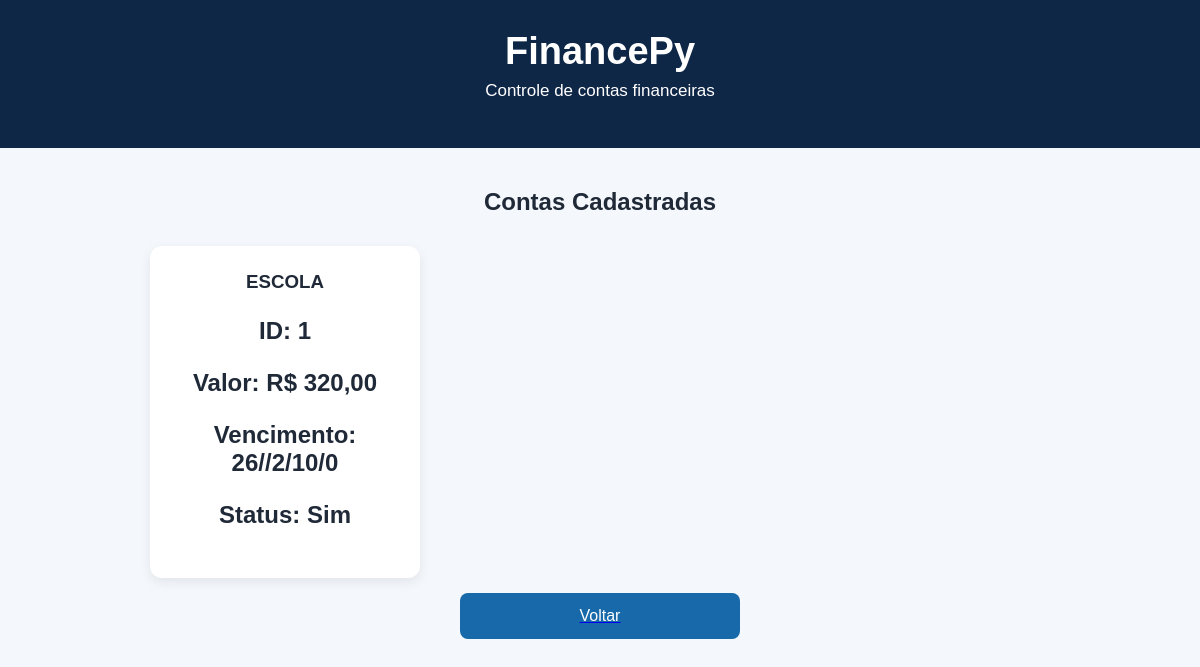
The page /listar on the database as committed earlier.
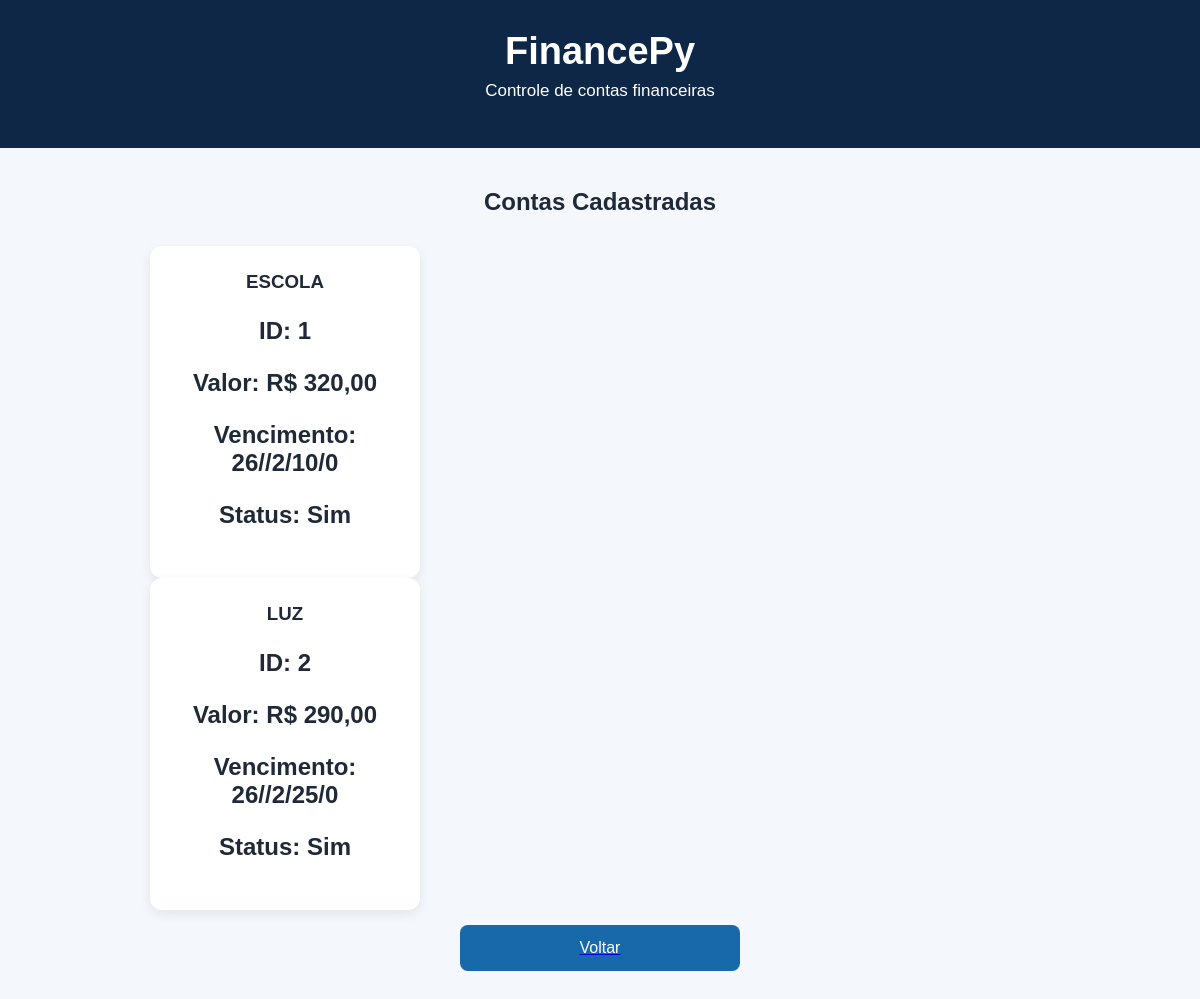
The same page on the database as committed later.
### tables this page shows
CREATE TABLE contas(
    id INTEGER PRIMARY KEY AUTOINCREMENT,
    nome TEXT NOT NULL,
    valor REAL NOT NULL,
    vencimento TEXT NOT NULL,
    paga TEXT NOT NULL
);

### app.py (the view)
@app.route("/listar")
def listar():
    conexao = sqlite3.connect("financepy.db")
    cursor = conexao.cursor()
    cursor.execute("""
        SELECT id, nome, valor, vencimento, paga
        FROM contas
        ORDER BY id
    """)
    contas = cursor.fetchall()
    conexao.close()
    return render_template("listar.html", contas=contas)

### templates/listar.html (shortened to what this page needs)
<!DOCTYPE html>
<html lang="pt-BR">
<head>
    <link rel="stylesheet" href="{{ url_for('static', filename='style.css') }}">
</head>
<body>
    <header>
        <h1>FinancePy</h1>
        <p>Controle de contas financeiras</p>
    </header>
    <main>
        <section class="dashboard">
            <h2>Contas Cadastradas</h2>
            <div class="lista-contas">
    {% for conta in contas %}
        <div class="card">
            <h3>{{ conta[1] }}</h3>
            <p><strong>ID:</strong> {{ conta[0] }}</p>
            <p><strong>Valor:</strong> R$ {{ "%.2f"|format(conta[2])|replace(".", ",") }}</p>
            <p><strong>Vencimento:</strong> {{ conta[3][8:10] }}/{{ conta[3][5:7] }}/{{ conta[3][0:4] }}</p>
            <p><strong>Status:</strong> {{ conta[4] }}</p>
        </div>
    {% endfor %}
</div>
        <a href="/">
            <button type="button">Voltar</button>
        </a>
        </section>
    </main>
</body>
</html>

### static/style.css (style rules this page uses)
body { margin: 0; font-family: Arial, sans-serif; background-color: #f4f7fb; color: #1f2937; }
header { background-color: #0f2747; color: white; padding: 30px; text-align: center; }
header h1 { margin: 0; font-size: 38px; }
header p { margin-top: 8px; font-size: 17px; }
main { max-width: 900px; margin: 40px auto; padding: 0 20px; }
main h2 { text-align: center; margin-bottom: 30px; }
button { display: block; width: 280px; margin: 15px auto; padding: 14px; border: none; border-radius: 8px; background-color: #1769aa; color: white; font-size: 16px; cursor: pointer; }
.dashboard { text-align: center; }
.card { background-color: white; width: 220px; padding: 25px; border-radius: 12px; box-shadow: 0 4px 12px rgba(0, 0, 0, 0.08); }
.card h3 { margin-top: 0; }
.card p { font-size: 24px; font-weight: bold; }

Rows that differ between the two databases and show on the page:
added contas: nome "LUZ", id "2", valor "290,00", vencimento "26", vencimento "/2", vencimento "25/0", paga "Sim"
